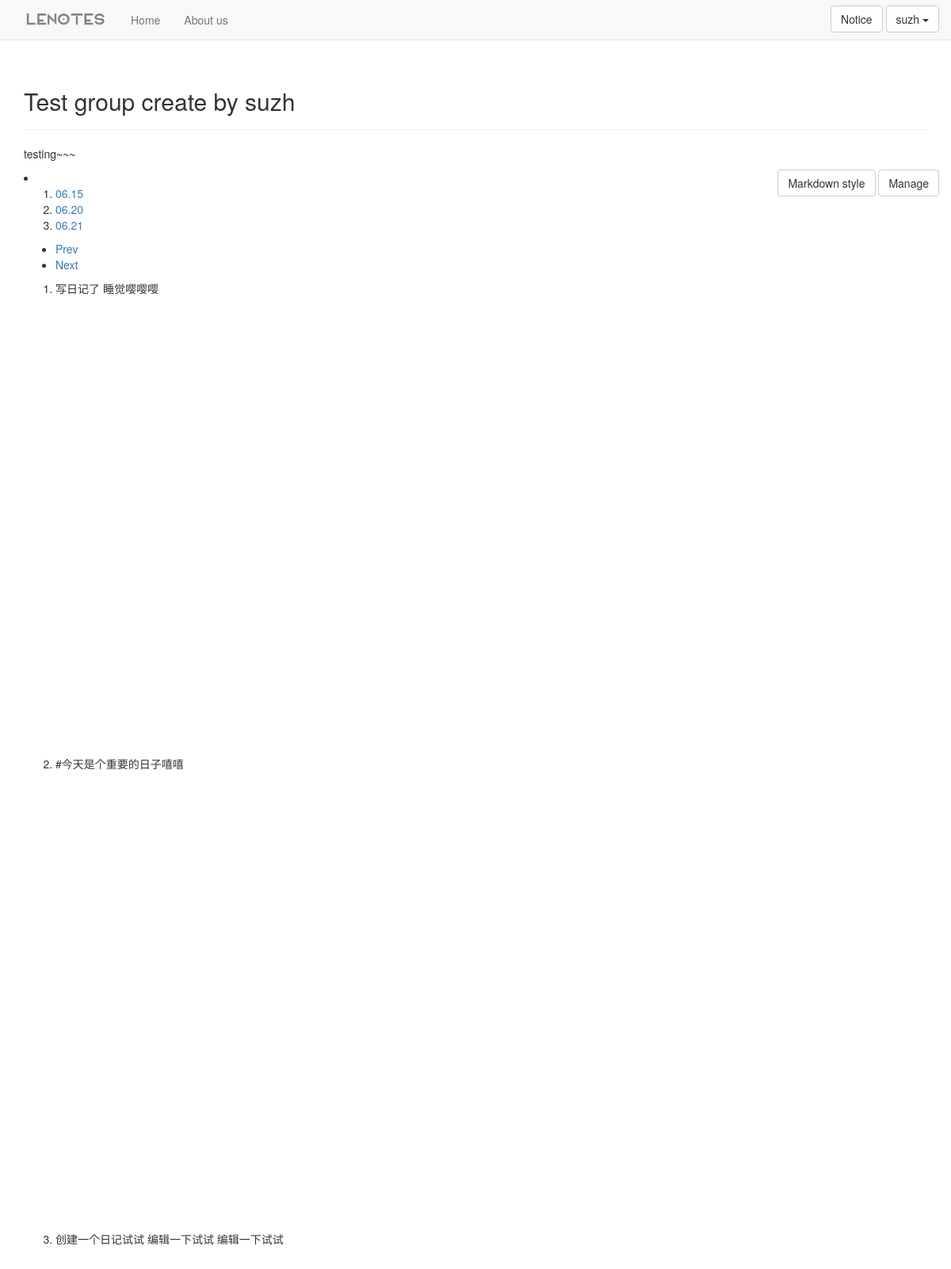
Page /diary_month/3/2018/6/2 (signed in) on the committed database.
### lenotes/models.py (models this page shows, shortened)
class Group(models.Model):
    name = models.CharField(max_length = 40, default="example group")
    intro = models.CharField(max_length = 200, default="no introduce")
    date_added = models.DateTimeField(auto_now_add = True)
    owner = models.ForeignKey(User, on_delete = models.CASCADE, related_name='group_owner')
    members = models.ManyToManyField(User)
    profile = ProcessedImageField(upload_to='group/img', default='group/img/default.jpg',
        processors=[ResizeToFill(750, 465)],  format='JPEG', options={'quality': 60})
    def __str__(self):
        return self.name

class Diary(models.Model):
    content = MarkdownxField()
    date_added = models.DateTimeField(auto_now_add = True)
    group = models.ForeignKey(Group,on_delete = models.CASCADE)
    diary_log = models.TextField(default=str(datetime.now()) + "  Create diary")

### lenotes/views.py (the view)
# urls.py: path('diary_month/<int:group_id>/<int:year>/<int:month>/<int:styleSelect>', views.diary_month, name = 'diary_month'),
@login_required
def diary_month(request, group_id, year, month, styleSelect):
    get_group = Group.objects.get(id=group_id)
    tdiary = get_group.diary_set.order_by('-date_added')
    createJudge = False
    if tdiary.count()==0:
        createJudge = True
    elif tdiary[0].date_added.year != datetime.now().year or tdiary[0].date_added.month != datetime.now().month\
        or tdiary[0].date_added.day != datetime.now().day:
        createJudge = True
    diarys = get_group.diary_set.filter(date_added__year=year, date_added__month = month)
    odiarys = diarys.order_by('date_added')
    lastMonth, lastYear, nextMonth, nextYear = 1, 1, 1, 1
    lastMonthJudge = True
    if tdiary.count() == 0 or month==tdiary[len(tdiary)-1].date_added.month:
        lastMonthJudge = False
    if month==1:
        lastMonth = 12
        lastYear = year-1
    else:
        lastMonth = month-1
        lastYear = year
    nextMonthJudge = True
    if month==datetime.now().month:
        nextMonthJudge = False
    if month==12:
        nextMonth = 1
        nextYear = year+1
    else:
        nextMonth = month+1
        nextYear = year
    context = {
        'group': get_group,
        'odiarys': odiarys,
        'createJudge': createJudge,
        'nowYear': year,
        'nowMonth': month,
        'lastMonth': lastMonth,
        'lastYear': lastYear,
        'lastMonthJudge': lastMonthJudge,
        'nextMonthJudge': nextMonthJudge,
        'nextMonth': nextMonth,
        'nextYear': nextYear,
    }
    if styleSelect == 1:
        return render(request, 'lenotes/group_diary_md.html', context)
    elif styleSelect == 2:
        return render(request, 'lenotes/group_diary.html', context)

### lenotes/templatetags/base.py (called while the page is built)
@register.filter
def getUnreadCount(user):
    try:
        info = UserInfo.objects.get(user=user)
    except ObjectDoesNotExist:
        return 0
    else:
        return info.unread_count

### lenotes/templates/lenotes/group_diary.html (shortened to what this page needs)
{% extends 'lenotes/base.html' %} {% load bootstrap3 %}{% load staticfiles %}{% load base %} {% block header %}
<h2>{{ group }}</h2>
{% endblock header %} {% block content %}
<p>
    {{group.intro}}
    <ul class="nav navbar-nav navbar-right">
        <a class="btn btn-default" href="{% url 'lenotes:diary_month' group.id nowYear nowMonth 1 %}" role="button">Markdown style</a>
        <a class="btn btn-default" href="{% url 'lenotes:manage' group.id %}" role="button">Manage</a>
    </ul>
</p>
<li>
</li>
<div>
    <section class="cd-horizontal-timeline">
        <div class="timeline">
            <div class="events-wrapper">
                <div class="events">
                    <ol>
                        {% for diary in odiarys %} {% if forloop.last %}
                        <li><a href="#0" data-date="{{diary.date_added|date:'d/m/Y'}}" class="selected">{{diary.date_added|date:'m.d'}}</a></li>
                        {% else %}
                        <li><a href="#0" data-date="{{diary.date_added|date:'d/m/Y'}}">{{diary.date_added|date:'m.d'}}</a></li>
                        {% endif %} {% empty %}
                        <li>
                            <a data-date="01/02/2013" class="selected"></a>
                            <li>
                                {% endfor %}
                    </ol>
                </div>
            </div>
            <ul class="cd-timeline-navigation">
                <li><a href="#0" class="prev inactive">Prev</a></li>
                <li><a href="#0" class="next">Next</a></li>
            </ul>
        </div>
        <div class="events-content">
            <ol>
                {% for diary in odiarys %} {% if forloop.last %}
                <li data-date="{{diary.date_added|date:'d/m/Y'}}" class="selected">
                    <div style="height: 300px;">
                        {{diary.content}}
                    </div>
                </li>
                {% else %}
                <li data-date="{{diary.date_added|date:'d/m/Y'}}">
                    <div style="height: 600px; width: 720px;">
                        {{diary.content}}
                    </div>
                </li>
                {% endif %} {% empty %}
                <li class="selected">
                    <div style="height: 300px;">
                        这个月没日记哦·····
                    </div>
                </li>
                {% endfor %}
            </ol>
        </div>
        {% if createJudge %}
{% load static %}
{% endif %} {% endblock content %}

### lenotes/templates/lenotes/base.html (shortened to what this page needs)
{% load bootstrap3 %}{% load staticfiles %}{% load base %}
<!DOCTYPE html>
<html lang="en">
<head>
    {% bootstrap_css %} {% bootstrap_javascript %}
</head>
<body>
    <nav class="navbar navbar-default navbar-static-top">
        <div class="container">
            <div class="navbar-header">
                <a href="{% url 'lenotes:index' %}">
                    <img class="myimg" src="{% static 'img/logo.png' %}" alt="" />
                </a>
            </div>
            <div id="navbar" class="navbar-collapse collapse" style="width: 1070px height: 50px">
                <ul class="nav navbar-nav">
                    <li><a href="{% url 'users:home' %}">Home</a></li>
                </ul>
                <ul class="nav navbar-nav">
                    <li><a href="{% url 'lenotes:about_us' %}">About us</a></li>
                </ul>
                <ul class="nav navbar-nav navbar-right">
                    {% if user.is_authenticated %}
                    <a href="{% url 'users:notice' %}" class="btn btn-default" style="margin-top: 7px">Notice
                    </a>
                    <div class="btn-group">
                        <a href="#" class="btn btn-default dropdown-toggle" data-toggle="dropdown" style="margin-top: 7px">{{user.username}}
                            <span class="caret"></span>
                        </a>
                    </div>
                    {% else %}
                    <form class="form-inline ml-auto">
                        <a href="{% url 'users:login' %}?next={{request.path}}" class="btn btn-default" style="margin-top: 7px">Log In</a>
                        <a href="{% url 'users:register' %}" class="btn btn-default" style="margin-top: 7px">Register</a>
                    </form>
                    {% endif %}
                </ul>
            </div>
        </div>
    </nav>
    <div class="container">
        <div class="page-header">
            {% block header %}{% endblock %}
        </div>
        <div>
            {% block content %}{% endblock %}
        </div>
    </div>
</body>
</html>

### lenotes/templates/lenotes/base.html (style rules this page uses)
.myimg { width: 120px; height: 50px; padding: 15px 15px 15px 0px; }

### rows in the picture
Group: name "Test group create by suzh", intro "testing~~~"
Diary: date_added "06.15", content "写日记了 睡觉嘤嘤嘤"
Diary: date_added "06.20", content "#今天是个重要的日子嘻嘻"
Diary: date_added "06.21", content "创建一个日记试试 编辑一下试试 编辑一下试试"

### other values in the picture
{{ user.username }} "suzh"
